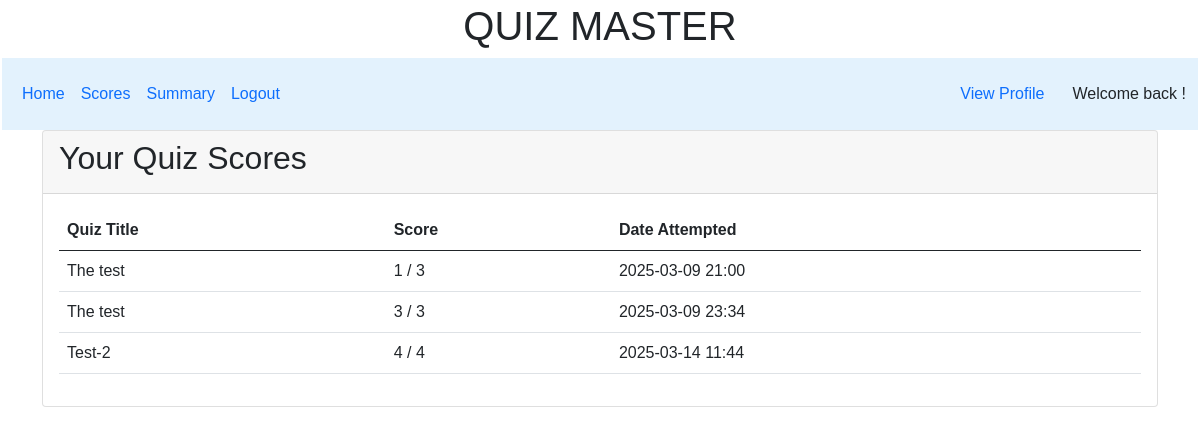
The app's page /scores/2 with its own data.
### controllers/model.py (models this page shows, shortened)
class QuizResult(db.Model):
    __tablename__ = 'QuizResult'
    id = db.Column(db.Integer, primary_key=True)
    user_id = db.Column(db.Integer, db.ForeignKey('user_info.id'), nullable=False)
    quiz_id = db.Column(db.Integer, db.ForeignKey('Quiz.id'), nullable=False)
    score = db.Column(db.Integer, default=0)
    date_taken = db.Column(db.DateTime, default=datetime.utcnow)
    time_taken = db.Column(db.Integer, nullable=False)
    quiz = db.relationship('Quiz', backref='quiz_results')

class Quiz(db.Model):
    __tablename__ = 'Quiz'
    id = db.Column(db.Integer, primary_key=True)
    chapter_id = db.Column(db.Integer, db.ForeignKey('chapter.id'), nullable=False)
    title = db.Column(db.String, nullable=False)
    description= db.Column(db.String, nullable=True)
    deadline = db.Column(db.DateTime, nullable=False)
    totalNoQues = db.Column(db.Integer, default=0)
    totalMarks = db.Column(db.Integer, default=0)
    passingMarks = db.Column(db.Integer, default=0)
    duration = db.Column(db.Integer, nullable=True)
    questions = db.relationship('Question', back_populates='quiz',cascade="all, delete-orphan")

### controllers/controller.py (the view)
@app.route("/scores/<int:user_id>")
def scores(user_id):
    user_results = QuizResult.query.filter_by(user_id=user_id).all()
    user_info = User_Info.query.filter_by(id=user_id).first()
    return render_template("scores.html", user_results=user_results, user_info=user_info)

### templates/scores.html
{% extends "user_layout.html" %}
{% block content %}
<div class="container">
    <div class="card">
        <div class="card-header">
            <h2>Your Quiz Scores</h2>
        </div>
        <div class="card-body">
            <table class="table">
                <thead>
                    <tr>
                        <th>Quiz Title</th>
                        <th>Score</th>
                        <th>Date Attempted</th>
                    </tr>
                </thead>
                <tbody>
                    {% for result in user_results %}
                    <tr>
                        <td>{{ result.quiz.title }}</td>
                        <td>{{ result.score }} / {{ result.quiz.totalMarks }}</td>
                        <td>{{ result.date_taken.strftime('%Y-%m-%d %H:%M') }}</td>
                    </tr>
                    {% endfor %}
                </tbody>
            </table>
        </div>
    </div>
</div>
{% endblock %}

### static/style.css (style rules this page uses)
* { margin: 0px; padding: 0px; box-sizing: border-box; font-family: Arial, Helvetica, sans-serif; }

### records on screen
QuizResult: quiz "The test", score "1", quiz.totalMarks "3", date_taken "2025-03-09 21:00"
QuizResult: quiz "The test", score "3", quiz.totalMarks "3", date_taken "2025-03-09 23:34"
QuizResult: quiz "Test-2", score "4", quiz.totalMarks "4", date_taken "2025-03-14 11:44"
